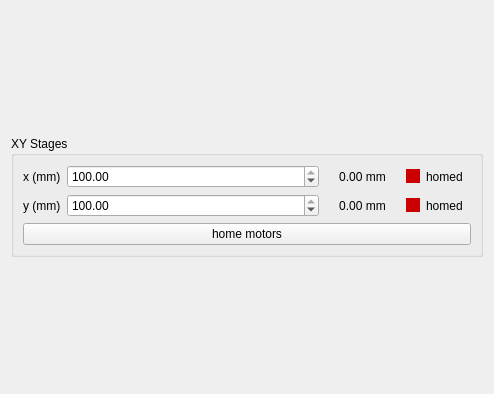
<?xml version="1.0" encoding="UTF-8"?>
<ui version="4.0">
 <class>Form</class>
 <widget class="QWidget" name="Form">
  <property name="geometry">
   <rect>
    <x>0</x>
    <y>0</y>
    <width>494</width>
    <height>394</height>
   </rect>
  </property>
  <property name="sizePolicy">
   <sizepolicy hsizetype="Preferred" vsizetype="Fixed">
    <horstretch>0</horstretch>
    <verstretch>0</verstretch>
   </sizepolicy>
  </property>
  <property name="minimumSize">
   <size>
    <width>0</width>
    <height>0</height>
   </size>
  </property>
  <property name="windowTitle">
   <string>Form</string>
  </property>
  <layout class="QGridLayout" name="gridLayout_5">
   <item row="0" column="0">
    <widget class="QStackedWidget" name="stackedWidget">
     <property name="sizePolicy">
      <sizepolicy hsizetype="Preferred" vsizetype="Fixed">
       <horstretch>0</horstretch>
       <verstretch>0</verstretch>
      </sizepolicy>
     </property>
     <property name="currentIndex">
      <number>1</number>
     </property>
     <widget class="QWidget" name="page_experiment">
      <property name="sizePolicy">
       <sizepolicy hsizetype="Ignored" vsizetype="Ignored">
        <horstretch>0</horstretch>
        <verstretch>0</verstretch>
       </sizepolicy>
      </property>
      <layout class="QGridLayout" name="gridLayout_3">
       <property name="leftMargin">
        <number>0</number>
       </property>
       <property name="topMargin">
        <number>0</number>
       </property>
       <property name="rightMargin">
        <number>0</number>
       </property>
       <property name="bottomMargin">
        <number>0</number>
       </property>
       <property name="spacing">
        <number>0</number>
       </property>
       <item row="0" column="0">
        <widget class="QGroupBox" name="groupBox_experiment">
         <property name="sizePolicy">
          <sizepolicy hsizetype="Preferred" vsizetype="Fixed">
           <horstretch>0</horstretch>
           <verstretch>0</verstretch>
          </sizepolicy>
         </property>
         <property name="minimumSize">
          <size>
           <width>0</width>
           <height>0</height>
          </size>
         </property>
         <property name="title">
          <string>XY Stages</string>
         </property>
         <layout class="QGridLayout" name="gridLayout_2">
          <item row="0" column="0">
           <layout class="QVBoxLayout" name="verticalLayout">
            <item>
             <layout class="QHBoxLayout" name="horizontalLayout_4">
              <property name="spacing">
               <number>6</number>
              </property>
              <property name="sizeConstraint">
               <enum>QLayout::SetDefaultConstraint</enum>
              </property>
              <item>
               <widget class="QLabel" name="label_x_num">
                <property name="sizePolicy">
                 <sizepolicy hsizetype="Fixed" vsizetype="Fixed">
                  <horstretch>0</horstretch>
                  <verstretch>0</verstretch>
                 </sizepolicy>
                </property>
                <property name="minimumSize">
                 <size>
                  <width>120</width>
                  <height>0</height>
                 </size>
                </property>
                <property name="text">
                 <string>x num (#)</string>
                </property>
               </widget>
              </item>
              <item>
               <widget class="QSpinBox" name="spinBox_x_num">
                <property name="sizePolicy">
                 <sizepolicy hsizetype="Expanding" vsizetype="Fixed">
                  <horstretch>0</horstretch>
                  <verstretch>0</verstretch>
                 </sizepolicy>
                </property>
                <property name="minimumSize">
                 <size>
                  <width>60</width>
                  <height>0</height>
                 </size>
                </property>
                <property name="minimum">
                 <number>1</number>
                </property>
                <property name="maximum">
                 <number>100</number>
                </property>
               </widget>
              </item>
             </layout>
            </item>
            <item>
             <layout class="QHBoxLayout" name="horizontalLayout_7">
              <property name="spacing">
               <number>6</number>
              </property>
              <property name="sizeConstraint">
               <enum>QLayout::SetDefaultConstraint</enum>
              </property>
              <item>
               <widget class="QLabel" name="label_y_num">
                <property name="sizePolicy">
                 <sizepolicy hsizetype="Fixed" vsizetype="Fixed">
                  <horstretch>0</horstretch>
                  <verstretch>0</verstretch>
                 </sizepolicy>
                </property>
                <property name="minimumSize">
                 <size>
                  <width>120</width>
                  <height>0</height>
                 </size>
                </property>
                <property name="text">
                 <string>y num (#)</string>
                </property>
               </widget>
              </item>
              <item>
               <widget class="QSpinBox" name="spinBox_y_num">
                <property name="minimumSize">
                 <size>
                  <width>60</width>
                  <height>0</height>
                 </size>
                </property>
                <property name="minimum">
                 <number>1</number>
                </property>
                <property name="maximum">
                 <number>100</number>
                </property>
               </widget>
              </item>
             </layout>
            </item>
            <item>
             <layout class="QHBoxLayout" name="horizontalLayout_8">
              <property name="spacing">
               <number>6</number>
              </property>
              <property name="sizeConstraint">
               <enum>QLayout::SetDefaultConstraint</enum>
              </property>
              <item>
               <widget class="QLabel" name="label_x_off_left">
                <property name="sizePolicy">
                 <sizepolicy hsizetype="Fixed" vsizetype="Fixed">
                  <horstretch>0</horstretch>
                  <verstretch>0</verstretch>
                 </sizepolicy>
                </property>
                <property name="minimumSize">
                 <size>
                  <width>120</width>
                  <height>0</height>
                 </size>
                </property>
                <property name="text">
                 <string>x off left (0-100)</string>
                </property>
               </widget>
              </item>
              <item>
               <widget class="QSpinBox" name="spinBox_x_off_left">
                <property name="minimumSize">
                 <size>
                  <width>60</width>
                  <height>0</height>
                 </size>
                </property>
                <property name="minimum">
                 <number>-100</number>
                </property>
                <property name="maximum">
                 <number>100</number>
                </property>
                <property name="value">
                 <number>0</number>
                </property>
               </widget>
              </item>
             </layout>
            </item>
            <item>
             <layout class="QHBoxLayout" name="horizontalLayout_3">
              <item>
               <widget class="QLabel" name="label_x_off_right">
                <property name="sizePolicy">
                 <sizepolicy hsizetype="Fixed" vsizetype="Fixed">
                  <horstretch>0</horstretch>
                  <verstretch>0</verstretch>
                 </sizepolicy>
                </property>
                <property name="minimumSize">
                 <size>
                  <width>120</width>
                  <height>0</height>
                 </size>
                </property>
                <property name="text">
                 <string>x off right (0-100)</string>
                </property>
               </widget>
              </item>
              <item>
               <widget class="QSpinBox" name="spinBox_x_off_right">
                <property name="minimumSize">
                 <size>
                  <width>60</width>
                  <height>0</height>
                 </size>
                </property>
                <property name="minimum">
                 <number>-100</number>
                </property>
                <property name="maximum">
                 <number>100</number>
                </property>
                <property name="value">
                 <number>0</number>
                </property>
               </widget>
              </item>
             </layout>
            </item>
            <item>
             <layout class="QHBoxLayout" name="horizontalLayout_11">
              <property name="spacing">
               <number>6</number>
              </property>
              <property name="sizeConstraint">
               <enum>QLayout::SetDefaultConstraint</enum>
              </property>
              <item>
               <widget class="QLabel" name="label_y_off_bottom">
                <property name="sizePolicy">
                 <sizepolicy hsizetype="Fixed" vsizetype="Fixed">
                  <horstretch>0</horstretch>
                  <verstretch>0</verstretch>
                 </sizepolicy>
                </property>
                <property name="minimumSize">
                 <size>
                  <width>120</width>
                  <height>0</height>
                 </size>
                </property>
                <property name="text">
                 <string>y off bottom (0-100)</string>
                </property>
               </widget>
              </item>
              <item>
               <widget class="QSpinBox" name="spinBox_y_off_bottom">
                <property name="minimumSize">
                 <size>
                  <width>60</width>
                  <height>0</height>
                 </size>
                </property>
                <property name="minimum">
                 <number>-100</number>
                </property>
                <property name="maximum">
                 <number>100</number>
                </property>
                <property name="value">
                 <number>0</number>
                </property>
               </widget>
              </item>
             </layout>
            </item>
            <item>
             <layout class="QHBoxLayout" name="horizontalLayout">
              <item>
               <widget class="QLabel" name="label_y_off_top">
                <property name="sizePolicy">
                 <sizepolicy hsizetype="Fixed" vsizetype="Fixed">
                  <horstretch>0</horstretch>
                  <verstretch>0</verstretch>
                 </sizepolicy>
                </property>
                <property name="minimumSize">
                 <size>
                  <width>120</width>
                  <height>0</height>
                 </size>
                </property>
                <property name="text">
                 <string>y off top (0-100)</string>
                </property>
               </widget>
              </item>
              <item>
               <widget class="QSpinBox" name="spinBox_y_off_top">
                <property name="minimumSize">
                 <size>
                  <width>60</width>
                  <height>0</height>
                 </size>
                </property>
                <property name="minimum">
                 <number>-100</number>
                </property>
                <property name="maximum">
                 <number>100</number>
                </property>
                <property name="value">
                 <number>0</number>
                </property>
               </widget>
              </item>
             </layout>
            </item>
           </layout>
          </item>
         </layout>
        </widget>
       </item>
      </layout>
     </widget>
     <widget class="QWidget" name="page_alignment">
      <layout class="QGridLayout" name="gridLayout_4">
       <property name="leftMargin">
        <number>0</number>
       </property>
       <property name="topMargin">
        <number>0</number>
       </property>
       <property name="rightMargin">
        <number>0</number>
       </property>
       <property name="bottomMargin">
        <number>0</number>
       </property>
       <property name="spacing">
        <number>0</number>
       </property>
       <item row="0" column="0">
        <widget class="QGroupBox" name="groupBox_alignment">
         <property name="sizePolicy">
          <sizepolicy hsizetype="Preferred" vsizetype="Expanding">
           <horstretch>0</horstretch>
           <verstretch>0</verstretch>
          </sizepolicy>
         </property>
         <property name="title">
          <string>XY Stages</string>
         </property>
         <layout class="QGridLayout" name="gridLayout">
          <item row="0" column="0">
           <layout class="QVBoxLayout" name="verticalLayout_2">
            <item>
             <layout class="QHBoxLayout" name="horizontalLayout_9">
              <item>
               <widget class="QLabel" name="label_x">
                <property name="sizePolicy">
                 <sizepolicy hsizetype="Fixed" vsizetype="Preferred">
                  <horstretch>0</horstretch>
                  <verstretch>0</verstretch>
                 </sizepolicy>
                </property>
                <property name="minimumSize">
                 <size>
                  <width>35</width>
                  <height>0</height>
                 </size>
                </property>
                <property name="text">
                 <string>x (mm)</string>
                </property>
               </widget>
              </item>
              <item>
               <widget class="QDoubleSpinBox" name="doubleSpinBox_x">
                <property name="sizePolicy">
                 <sizepolicy hsizetype="Preferred" vsizetype="Fixed">
                  <horstretch>0</horstretch>
                  <verstretch>0</verstretch>
                 </sizepolicy>
                </property>
                <property name="accessibleDescription">
                 <string/>
                </property>
                <property name="frame">
                 <bool>true</bool>
                </property>
                <property name="prefix">
                 <string/>
                </property>
                <property name="maximum">
                 <double>100.000000000000000</double>
                </property>
                <property name="value">
                 <double>100.000000000000000</double>
                </property>
               </widget>
              </item>
              <item>
               <widget class="QLabel" name="label_x_value">
                <property name="sizePolicy">
                 <sizepolicy hsizetype="Fixed" vsizetype="Preferred">
                  <horstretch>0</horstretch>
                  <verstretch>0</verstretch>
                 </sizepolicy>
                </property>
                <property name="minimumSize">
                 <size>
                  <width>75</width>
                  <height>0</height>
                 </size>
                </property>
                <property name="text">
                 <string>0.00 mm</string>
                </property>
                <property name="alignment">
                 <set>Qt::AlignCenter</set>
                </property>
               </widget>
              </item>
              <item>
               <widget class="QCheckBox" name="checkBox_homed_x">
                <property name="enabled">
                 <bool>true</bool>
                </property>
                <property name="sizePolicy">
                 <sizepolicy hsizetype="Fixed" vsizetype="Fixed">
                  <horstretch>0</horstretch>
                  <verstretch>0</verstretch>
                 </sizepolicy>
                </property>
                <property name="minimumSize">
                 <size>
                  <width>65</width>
                  <height>0</height>
                 </size>
                </property>
                <property name="styleSheet">
                 <string notr="true">QCheckBox::indicator:checked
{
background-color: rgb(0, 198, 6)
}

QCheckBox::indicator:unchecked
{
background-color: rgb(202, 0, 3);
}</string>
                </property>
                <property name="text">
                 <string>homed</string>
                </property>
                <property name="checked">
                 <bool>false</bool>
                </property>
                <property name="tristate">
                 <bool>false</bool>
                </property>
               </widget>
              </item>
             </layout>
            </item>
            <item>
             <layout class="QHBoxLayout" name="horizontalLayout_2">
              <item>
               <widget class="QLabel" name="label_y">
                <property name="sizePolicy">
                 <sizepolicy hsizetype="Fixed" vsizetype="Preferred">
                  <horstretch>0</horstretch>
                  <verstretch>0</verstretch>
                 </sizepolicy>
                </property>
                <property name="minimumSize">
                 <size>
                  <width>35</width>
                  <height>0</height>
                 </size>
                </property>
                <property name="text">
                 <string>y (mm)</string>
                </property>
               </widget>
              </item>
              <item>
               <widget class="QDoubleSpinBox" name="doubleSpinBox_y">
                <property name="sizePolicy">
                 <sizepolicy hsizetype="Preferred" vsizetype="Fixed">
                  <horstretch>0</horstretch>
                  <verstretch>0</verstretch>
                 </sizepolicy>
                </property>
                <property name="maximum">
                 <double>100.000000000000000</double>
                </property>
                <property name="value">
                 <double>100.000000000000000</double>
                </property>
               </widget>
              </item>
              <item>
               <widget class="QLabel" name="label_y_value">
                <property name="sizePolicy">
                 <sizepolicy hsizetype="Fixed" vsizetype="Preferred">
                  <horstretch>0</horstretch>
                  <verstretch>0</verstretch>
                 </sizepolicy>
                </property>
                <property name="minimumSize">
                 <size>
                  <width>75</width>
                  <height>0</height>
                 </size>
                </property>
                <property name="text">
                 <string>0.00 mm</string>
                </property>
                <property name="alignment">
                 <set>Qt::AlignCenter</set>
                </property>
               </widget>
              </item>
              <item>
               <widget class="QCheckBox" name="checkBox_homed_y">
                <property name="sizePolicy">
                 <sizepolicy hsizetype="Fixed" vsizetype="Fixed">
                  <horstretch>0</horstretch>
                  <verstretch>0</verstretch>
                 </sizepolicy>
                </property>
                <property name="minimumSize">
                 <size>
                  <width>65</width>
                  <height>0</height>
                 </size>
                </property>
                <property name="styleSheet">
                 <string notr="true">QCheckBox::indicator:checked
{
background-color: rgb(0, 198, 6)
}

QCheckBox::indicator:unchecked
{
background-color: rgb(202, 0, 3);
}</string>
                </property>
                <property name="text">
                 <string>homed</string>
                </property>
               </widget>
              </item>
             </layout>
            </item>
            <item>
             <widget class="QPushButton" name="pushButton_home_motors">
              <property name="text">
               <string>home motors</string>
              </property>
             </widget>
            </item>
           </layout>
          </item>
         </layout>
        </widget>
       </item>
      </layout>
     </widget>
    </widget>
   </item>
  </layout>
 </widget>
 <resources/>
 <connections/>
</ui>
